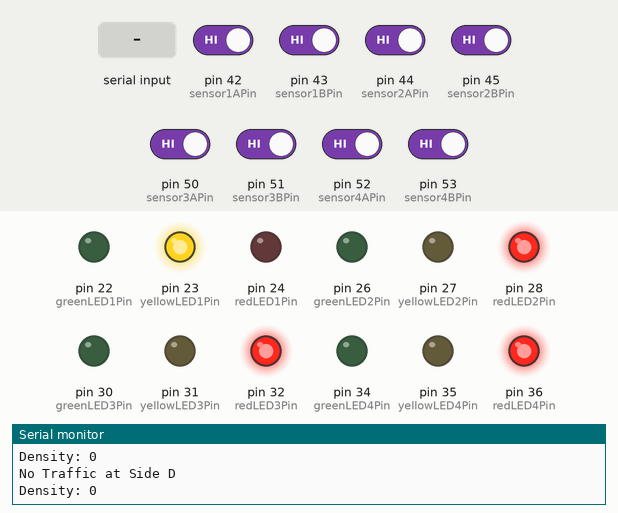
This sketch was run on a simulated Arduino Mega 2560, built with avr-gcc and run on an emulated ATmega2560. Parts: output pins drawn as LEDs (lit = HIGH), the last lines printed to the serial monitor. Inputs (shaded band) come from the test bench; at power-on: pin 42 (sensor1APin), pin 43 (sensor1BPin), pin 44 (sensor2APin), pin 45 (sensor2BPin), pin 50 (sensor3APin), pin 51 (sensor3BPin), pin 52 (sensor4APin), pin 53 (sensor4BPin) HIGH.

Above: at 1.2 s.
1.3 s: pin 52 (sensor4APin) driven LOW
At 3.5 s:
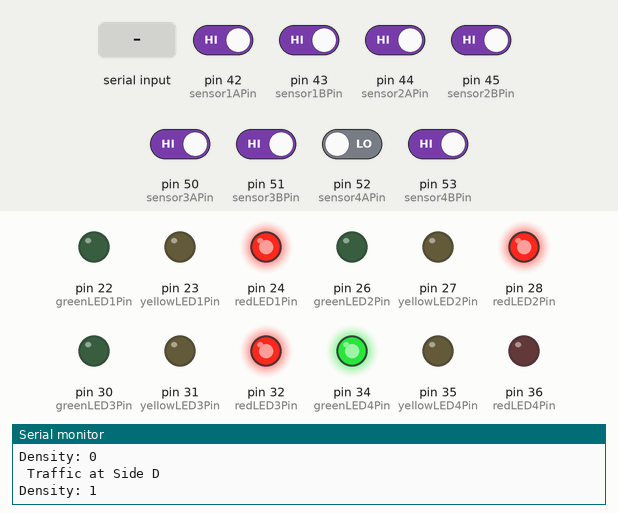
6.8 s: "5" received over Serial
At 8.8 s:
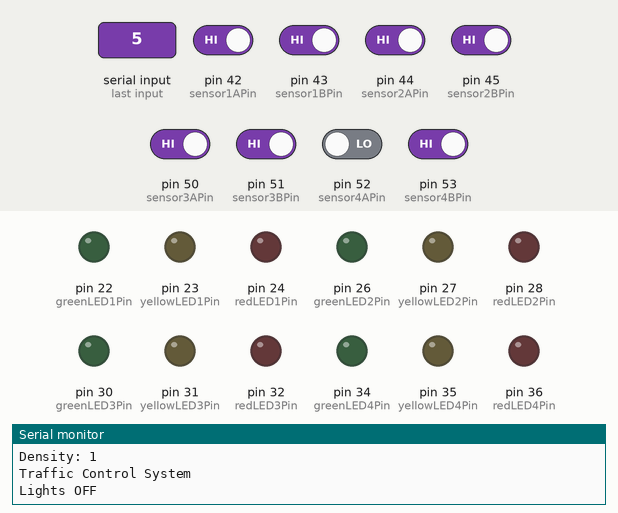
14.0 s: pin 42 (sensor1APin) driven LOW
At 15.1 s:
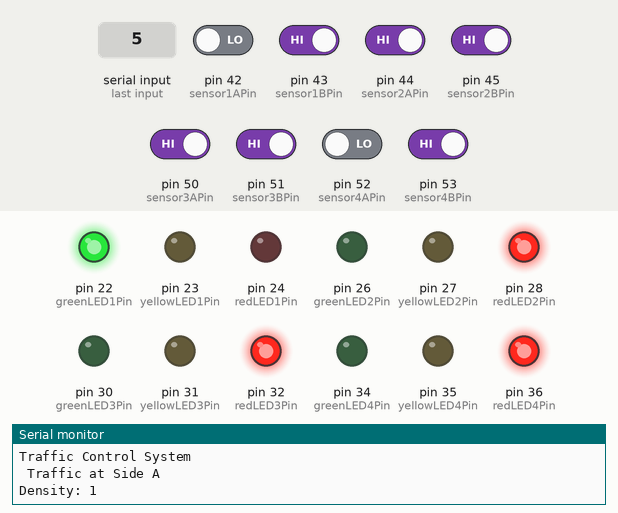
17.5 s: pin 44 (sensor2APin) driven LOW
24.7 s: pin 50 (sensor3APin) driven LOW
At 28.1 s:
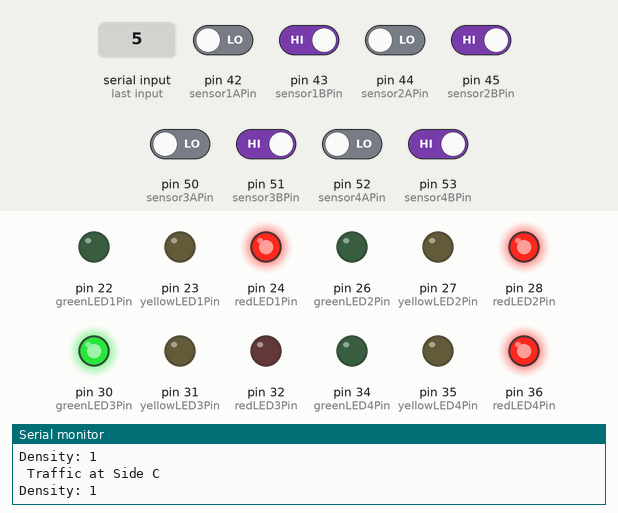
28.8 s: "1" received over Serial
Timing chart, 0 to 37.0 s (numbered marks = the images above; inputs shaded):
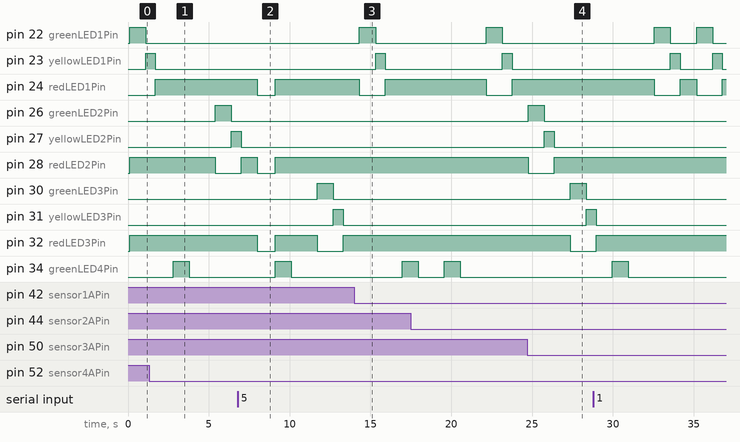

The sketch:

AUTO_TRAFFIC_SIGNAL_CONTROL.ino
```cpp
#include <SoftwareSerial.h>


// Define IR sensor pins
const int sensor1APin = 42;  // IR sensor 1, side A
const int sensor1BPin = 43;  // IR sensor 2, side A
const int sensor2APin = 44;  // IR sensor 1, side B
const int sensor2BPin = 45;  // IR sensor 2, side B
const int sensor3APin = 50;  // IR sensor 1, side C
const int sensor3BPin = 51;  // IR sensor 2, side C
const int sensor4APin = 52;  // IR sensor 1, side D
const int sensor4BPin = 53;  // IR sensor 2, side D

// Define LED pins
const int greenLED1Pin = 22;   // Green LED for side A
const int yellowLED1Pin = 23;  // Yellow LED for side A
const int redLED1Pin = 24;     // Red LED for side A

const int greenLED2Pin = 26;   // Green LED for side B
const int yellowLED2Pin = 27;  // Yellow LED for side B
const int redLED2Pin = 28;     // Red LED for side B

const int greenLED3Pin = 30;   // Green LED for side C
const int yellowLED3Pin = 31;  // Yellow LED for side C
const int redLED3Pin = 32;     // Red LED for side C

const int greenLED4Pin = 34;   // Green LED for side D
const int yellowLED4Pin = 35;  // Yellow LED for side D
const int redLED4Pin = 36;     // Red LED for side D

// Define threshold values
const int densityThreshold = 1; // Density threshold to determine traffic density

// Define Bluetooth communication pins
const int bluetoothTxPin = 0;  // Bluetooth TX pin
const int bluetoothRxPin = 1;  // Bluetooth RX pin

SoftwareSerial BT(0,1);  //RX = 10, TX=11 of Arduino and Tx and Rx of Bluetooth
String readvoice;
  // Create a software serial port for Bluetooth communication

bool isAutomaticMode = true;  // Flag to indicate if the system is in automatic mode
int normalDelay = 2000;
int yellowDelay = 600;
int redDelay = 1000;
int count = 1;

void setup() {
  // Initialize sensor pins as input
  pinMode(sensor1APin, INPUT);
  pinMode(sensor1BPin, INPUT);
  pinMode(sensor2APin, INPUT);
  pinMode(sensor2BPin, INPUT);
  pinMode(sensor3APin, INPUT);
  pinMode(sensor3BPin, INPUT);
  pinMode(sensor4APin, INPUT);
  pinMode(sensor4BPin, INPUT);

  // Initialize LED pins as output
  pinMode(greenLED1Pin, OUTPUT);
  pinMode(yellowLED1Pin, OUTPUT);
  pinMode(redLED1Pin, OUTPUT);
  pinMode(greenLED2Pin, OUTPUT);
  pinMode(yellowLED2Pin, OUTPUT);
  pinMode(redLED2Pin, OUTPUT);
  pinMode(greenLED3Pin, OUTPUT);
  pinMode(yellowLED3Pin, OUTPUT);
  pinMode(redLED3Pin, OUTPUT);
  pinMode(greenLED4Pin, OUTPUT);
  pinMode(yellowLED4Pin, OUTPUT);
  pinMode(redLED4Pin, OUTPUT);

  Serial.begin(9600);
  // Initialize Bluetooth serial communication
  BT.begin(9600);
}

void loop() {
  Serial.println("Traffic Control System");
  String command = "";
  delay(10);
//  if (BT.available())
//  {
//    //Check if there is an available byte to read
//    Serial.println("BT Available - Command");
//    delay(10);                              //Delay added to make thing stable
//    //char command[] = "";
//    char c = BT.read();                     //Conduct a serial read
//    command += c;                           //build the string.
//    Serial.println(command);
//  }
 while (Serial.available())
  {
    delay(3);
    char c = Serial.read();
    command = c;
    }

   if (command == "1")
  {
    Serial.println("Executing 1 command");
    // Side A traffic lights
    Serial.println("Side A Green");
    greenA(1000);
  }
  else if (command == "2")
  {
    // Side B traffic lights
    Serial.println("Side B Green");
    greenB(1000);
  }
  else if (command == "3")
  {
    // Side C traffic lights
    Serial.println("Side C Green");
    greenC(1000);
  }
  else if ( command == "4")
  {
    Serial.println("Side D Green");
    greenD(1000);
  }
  else if (command == "5")
  {
    Serial.println("Lights OFF");
    turnOffAllLights();
  }
  else if (command == "6")
  {
    Serial.println("Automatic Mode Changed");
    isAutomaticMode != isAutomaticMode;
  }
//  else if(1){
//    Serial.println("Lights OFF");
//    turnOffAllLights();
//    }
  else if(isAutomaticMode) {
    // Automatic mode, read sensor values and adjust traffic lights accordingly
    int sensor1AValue = !digitalRead(sensor1APin);
    int sensor1BValue = !digitalRead(sensor1BPin);
    int densitySideA = sensor1AValue + sensor1BValue;
    if (densitySideA >= densityThreshold) {
      Serial.println(" Traffic at Side A ");
      Serial.print("Density: ");
      Serial.println(densitySideA);
      // High density, stop traffic
      greenA(densitySideA * 1000);
    }
    else {
      Serial.println("No Traffic at Side A");
      Serial.print("Density: ");
      Serial.println(densitySideA);
    }

    int sensor2AValue = !digitalRead(sensor2APin);
    int sensor2BValue = !digitalRead(sensor2BPin);
    int densitySideB = sensor2AValue + sensor2BValue;
    if (densitySideB >= densityThreshold) {
      Serial.println(" Traffic at Side B ");
      Serial.print("Density: ");
      Serial.println(densitySideB);
      greenB(densitySideB * 1000);
    }
    else {
      Serial.println("No Traffic at Side B");
      Serial.print("Density: ");
      Serial.println(densitySideB);
    }

    int sensor3AValue = !digitalRead(sensor3APin);
    int sensor3BValue = !digitalRead(sensor3BPin);
    int densitySideC = sensor3AValue + sensor3BValue;
    if (densitySideC >= densityThreshold) {
      Serial.println(" Traffic at Side C ");
      Serial.print("Density: ");
      Serial.println(densitySideC);
      // High density, stop traffic
      greenC(densitySideC * 1000);
    }
    else {
      Serial.println("No Traffic at Side C");
      Serial.print("Density: ");
      Serial.println(densitySideC);
    }

    int sensor4AValue = !digitalRead(sensor4APin);
    int sensor4BValue = !digitalRead(sensor4BPin);
    int densitySideD = sensor4AValue + sensor4BValue;

    if (densitySideD >= densityThreshold) {
      Serial.println(" Traffic at Side D");
      Serial.print("Density: ");
      Serial.println(densitySideD);
      greenD(densitySideD * 1000);
    }
    else {
      Serial.println("No Traffic at Side D");
      Serial.print("Density: ");
      Serial.println(densitySideD);
    }
    if (count == 1) {
      greenA(1000);
      count++;
    }
    else if (count == 2) {
      greenB(1000);
      count++;
    }
    else if (count == 3) {
      greenC(1000);
      count++;
    }
    else if (count == 4) {
      greenD(1000);
      count = 1;
    }
  }
  else{
    Serial.println("Lights OFF");
    turnOffAllLights();
  }

}


void greenA(int wait) {
  digitalWrite(greenLED1Pin, HIGH);
  digitalWrite(yellowLED1Pin, LOW);
  digitalWrite(redLED1Pin, LOW);
  digitalWrite(greenLED2Pin, LOW);
  digitalWrite(yellowLED2Pin, LOW);
  digitalWrite(redLED2Pin, HIGH);
  digitalWrite(greenLED3Pin, LOW);
  digitalWrite(yellowLED3Pin, LOW);
  digitalWrite(redLED3Pin, HIGH);
  digitalWrite(greenLED4Pin, LOW);
  digitalWrite(yellowLED4Pin, LOW);
  digitalWrite(redLED4Pin, HIGH);
  delay(wait);
  digitalWrite(greenLED1Pin, LOW);
  digitalWrite(yellowLED1Pin, HIGH);
  delay(yellowDelay);
  digitalWrite(yellowLED1Pin, LOW);
  digitalWrite(redLED1Pin, HIGH);
  delay(redDelay);
}

void greenB(int wait) {
  digitalWrite(greenLED1Pin, LOW);
  digitalWrite(yellowLED1Pin, LOW);
  digitalWrite(redLED1Pin, HIGH);
  digitalWrite(greenLED2Pin, HIGH);
  digitalWrite(yellowLED2Pin, LOW);
  digitalWrite(redLED2Pin, LOW);
  digitalWrite(greenLED3Pin, LOW);
  digitalWrite(yellowLED3Pin, LOW);
  digitalWrite(redLED3Pin, HIGH);
  digitalWrite(greenLED4Pin, LOW);
  digitalWrite(yellowLED4Pin, LOW);
  digitalWrite(redLED4Pin, HIGH);
  delay(wait);
  digitalWrite(greenLED2Pin, LOW);
  digitalWrite(yellowLED2Pin, HIGH);
  delay(yellowDelay);
  digitalWrite(yellowLED2Pin, LOW);
  digitalWrite(redLED2Pin, HIGH);
  delay(redDelay);
}
void greenC(int wait) {
  digitalWrite(greenLED1Pin, LOW);
  digitalWrite(yellowLED1Pin, LOW);
  digitalWrite(redLED1Pin, HIGH);
  digitalWrite(greenLED2Pin, LOW);
  digitalWrite(yellowLED2Pin, LOW);
  digitalWrite(redLED2Pin, HIGH);
  digitalWrite(greenLED3Pin, HIGH);
  digitalWrite(yellowLED3Pin, LOW);
  digitalWrite(redLED3Pin, LOW);
  digitalWrite(greenLED4Pin, LOW);
  digitalWrite(yellowLED4Pin, LOW);
  digitalWrite(redLED4Pin, HIGH);
  delay(wait);
  digitalWrite(greenLED3Pin, LOW);
  digitalWrite(yellowLED3Pin, HIGH);
  delay(yellowDelay);
  digitalWrite(yellowLED3Pin, LOW);
  digitalWrite(redLED3Pin, HIGH);
  delay(redDelay);
}
void greenD(int wait) {
  digitalWrite(greenLED1Pin, LOW);
  digitalWrite(yellowLED1Pin, LOW);
  digitalWrite(redLED1Pin, HIGH);
  digitalWrite(greenLED2Pin, LOW);
  digitalWrite(yellowLED2Pin, LOW);
  digitalWrite(redLED2Pin, HIGH);
  digitalWrite(greenLED3Pin, LOW);
  digitalWrite(yellowLED3Pin, LOW);
  digitalWrite(redLED3Pin, HIGH);
  digitalWrite(greenLED4Pin, HIGH);
  digitalWrite(yellowLED4Pin, LOW);
  digitalWrite(redLED4Pin, LOW);
  delay(wait);
  digitalWrite(greenLED4Pin, LOW);
  digitalWrite(yellowLED4Pin, HIGH);
  delay(yellowDelay);
  digitalWrite(yellowLED4Pin, LOW);
  digitalWrite(redLED4Pin, HIGH);
  delay(redDelay);
}

void turnOffAllLights() {
  digitalWrite(greenLED1Pin, LOW);
  digitalWrite(yellowLED1Pin, LOW);
  digitalWrite(redLED1Pin, LOW);
  digitalWrite(greenLED2Pin, LOW);
  digitalWrite(yellowLED2Pin, LOW);
  digitalWrite(redLED2Pin, LOW);
  digitalWrite(greenLED3Pin, LOW);
  digitalWrite(yellowLED3Pin, LOW);
  digitalWrite(redLED3Pin, LOW);
  digitalWrite(greenLED4Pin, LOW);
  digitalWrite(yellowLED4Pin, LOW);
  digitalWrite(redLED4Pin, LOW);
  delay(1000);
}
```

Measured:
- after the input at 1.3 s, pin 30 (greenLED3Pin): stays LOW (without the input it goes to HIGH after 4.2 s); pin 31 (yellowLED3Pin): stays LOW (without the input it goes to HIGH after 5.2 s)
- after the input at 6.8 s, pin 24 (redLED1Pin): HIGH → LOW after 1.2 s, → HIGH 1.1 s later
- after the input at 14.0 s, pin 22 (greenLED1Pin): LOW → HIGH after 0.32 s, → LOW 1.0 s later; pin 23 (yellowLED1Pin): LOW → HIGH after 1.3 s, → LOW 0.60 s later; pin 24 (redLED1Pin): HIGH → LOW after 0.32 s, → HIGH 1.6 s later; pin 35 (yellowLED4Pin): stays LOW (without the input it goes to HIGH after 1.4 s)
- after the input at 24.7 s, pin 30 (greenLED3Pin): LOW → HIGH after 2.7 s, → LOW 1.0 s later; pin 31 (yellowLED3Pin): LOW → HIGH after 3.7 s; pin 32 (redLED3Pin): HIGH → LOW after 2.7 s; pin 34 (greenLED4Pin): stays LOW (without the input it goes to HIGH after 2.7 s); pin 35 (yellowLED4Pin): stays LOW (without the input it goes to HIGH after 3.7 s)
